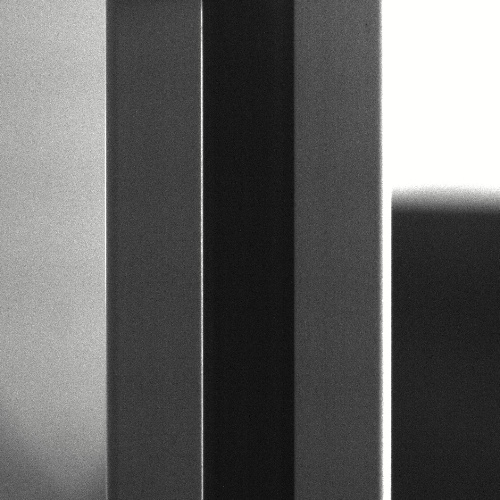
#> input picture duvar.jpg, 500 x 500 px
$ python tempCodeRunnerFile.py
#> lines starting #> are read from the running program, lines starting #| are printed output that depends on the picture; after the words box and inside, x2 and y2 are one past the last pixel; in counts of white or black regions, pixels touching at a corner belong together
import numpy as np
import cv2

image = cv2.imread("duvar.jpg")
#> image is the input picture: shape (500, 500, 3); mean B, G, R 96.7, 97.4, 97.4

center1 = (200, 200)
center2 = (400, 400)
radius = 50
num_edges = 8

global dragging
dragging = None

global move
move = None


points1 = []
for i in range(num_edges):
    angle_deg = 360.0 / num_edges * i
    angle_rad = np.radians(angle_deg)
    x = int(center1[0] + radius * np.cos(angle_rad))
    y = int(center1[1] + radius * np.sin(angle_rad))
    points1.append((x, y))

points1 = np.array(points1, np.int32)
points1 = points1.reshape((-1, 1, 2))


fill_color = (0, 255, 0)
filled_image = np.zeros_like(image)

cv2.fillPoly(filled_image, [points1], fill_color)  #fill polygon
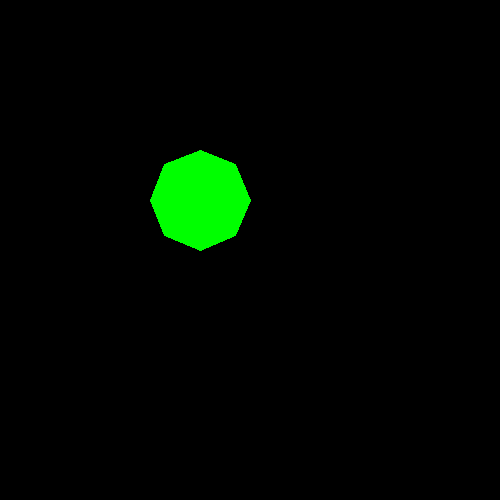
#> filled_image: shape (500, 500, 3); mean of channels 0, 1, 2 0, 7.4, 0; drawn as B, G, R

result = cv2.addWeighted(image, 1, filled_image, 0.4, 0)  # opacity
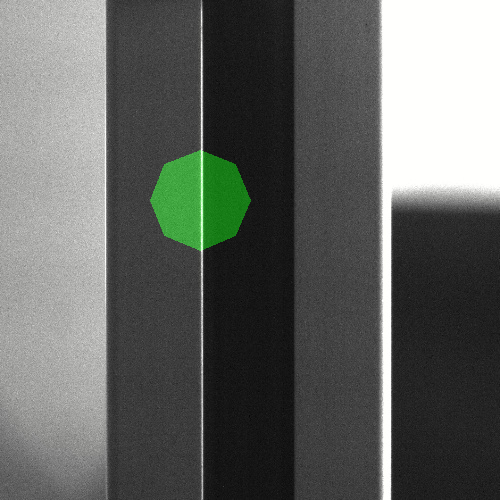
#> result: shape (500, 500, 3); mean B, G, R 96.7, 100.3, 97.4

for point in points1:
    cv2.circle(result, tuple(point[0]), radius=5, color=(0, 0, 255), thickness=-1)
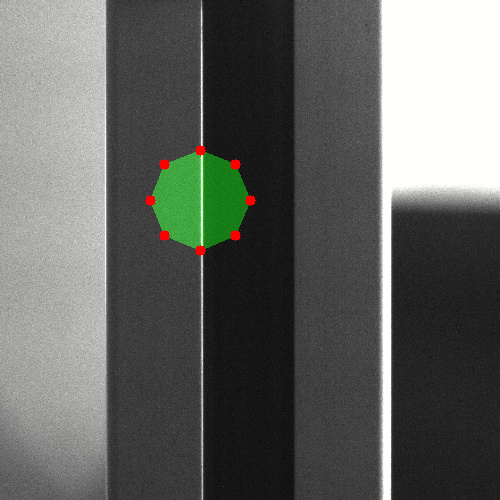
#> result: shape (500, 500, 3); 0.26% of pixels changed, all inside (x1, y1, x2, y2) = (145, 145, 256, 256)


# [46 lines left out: function move_point, not called in this run]


# Create a named window
cv2.namedWindow("Custom Shape")

# Set mouse callback function
cv2.setMouseCallback("Custom Shape", move_point)


cv2.imshow("Custom Shape", result)
cv2.waitKey(0)
cv2.destroyAllWindows()
